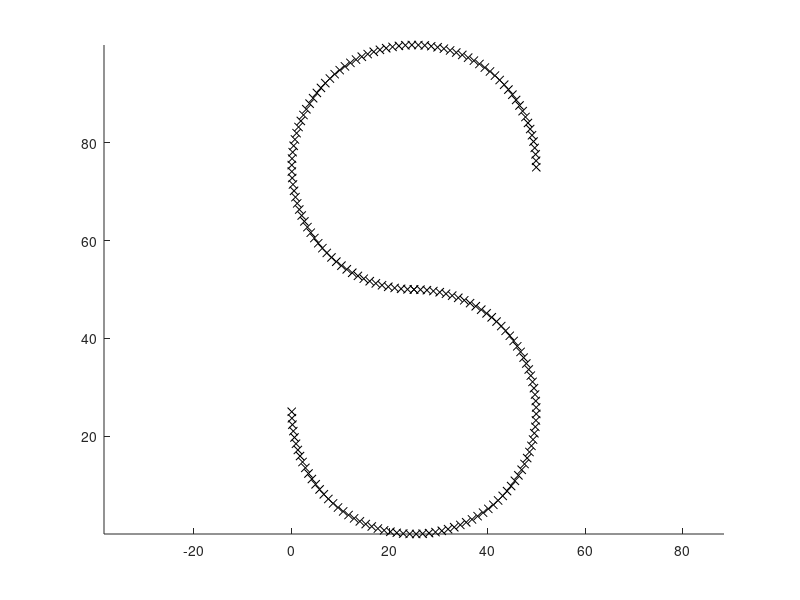

The MATLAB source for this figure:
%% ordered points of letter S
upper_center_x = 25; %mm
upper_center_y = 25*3;
upper_angle = 0:pi*3/2/89:pi*3/2;
upper_x = upper_center_x + 25*cos(upper_angle);
upper_y = upper_center_y + 25*sin(upper_angle);
lower_center_x = 25;
lower_center_y = 25;
lower_angle = pi/2:-pi*3/2/89:-pi;
lower_x = lower_center_x + 25*cos(lower_angle);
lower_y = lower_center_y + 25*sin(lower_angle);
s_x = [upper_x lower_x];
s_y = [upper_y lower_y];
s_z = zeros(1,length(s_x));
figure(1)
hold on
axis equal
plot3(s_x,s_y,s_z,'kx')
hold off
curve = [s_x;s_y;s_z];
save('new_letter_S.mat', 'curve')